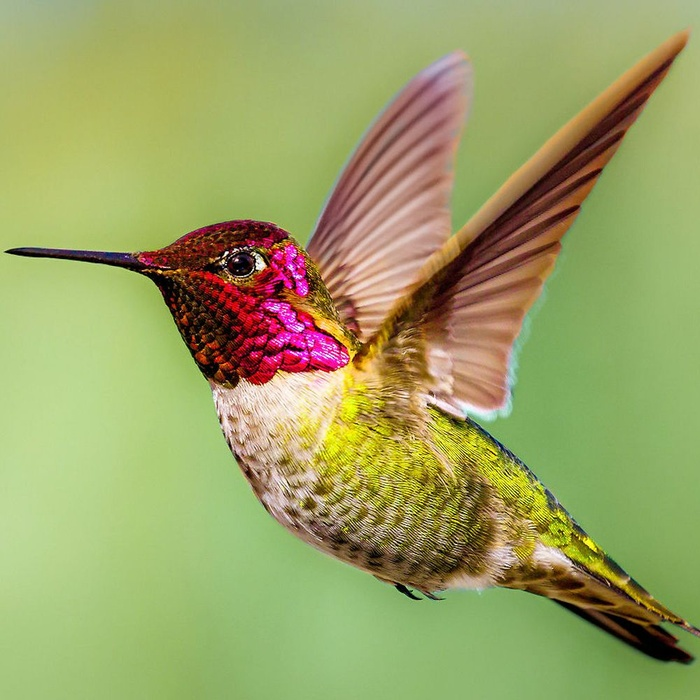
#> input picture hummingbird.jpg, 700 x 700 px, shrunk from 1000 x 1000 before the run
$ jupyter execute task1.ipynb
#> lines starting #> are read from the running program, lines starting #| are printed output that depends on the picture
## LGMVIP-DataScience
### Author: YUDHEKSHA GK
### Image to Pencil Sketch with Python
#### We need to read the image in RBG format and then convert it to a grayscale image. This will turn an image into a classic black and white photo. Then the next thing to do is invert the grayscale image also called negative image, this will be our inverted grayscale image. Inversion can be used to enhance details. Then we can finally create the pencil sketch by mixing the grayscale image with the inverted blurry image. This can be done by dividing the grayscale image by the inverted blurry image. Since images are just arrays, we can easily do this programmatically using the divide function from the cv2 library in Python.

[cell 1]
#Import the libraries
import cv2
from matplotlib import pyplot as plt

[cell 2]
#Read the image file
image=cv2.imread("hummingbird.jpg")
#> image is the input picture: shape (700, 700, 3); mean B, G, R 100.6, 162.7, 155.7
plt.imshow(image)
plt.title("Image")

[cell 3]
#Convert original image to grayscale
gray=cv2.cvtColor(image,cv2.COLOR_BGR2GRAY)
plt.imshow(gray,cmap="gray")
plt.title("Grayscale Image")

[cell 4]
#Invert the new greyscale image
inverted_gray_image=255-gray
plt.imshow(inverted_gray_image,cmap="gray")
plt.title("Inverted Greyscale Image")

[cell 5]
#Blur the inverted image using Gaussian Function in OpenCV
blurred_image=cv2.GaussianBlur(inverted_gray_image,(21,21),0)
inverted_gray_image=255-gray
plt.imshow(blurred_image,cmap="gray")
plt.title("Blurred Image")

[cell 6]
#Invert the blurred image to convert the image into pencil sketch
pencil_sketch=cv2.divide(gray,inverted_gray_image,scale=256.0)
plt.imshow(pencil_sketch,cmap="gray")
plt.title("Pencil Sketch")

### Inference: The given image of hummingbird has been converted into pencil sketch format.

[cell 7]
#Read the image file
image=cv2.imread("giraffe.jpg")
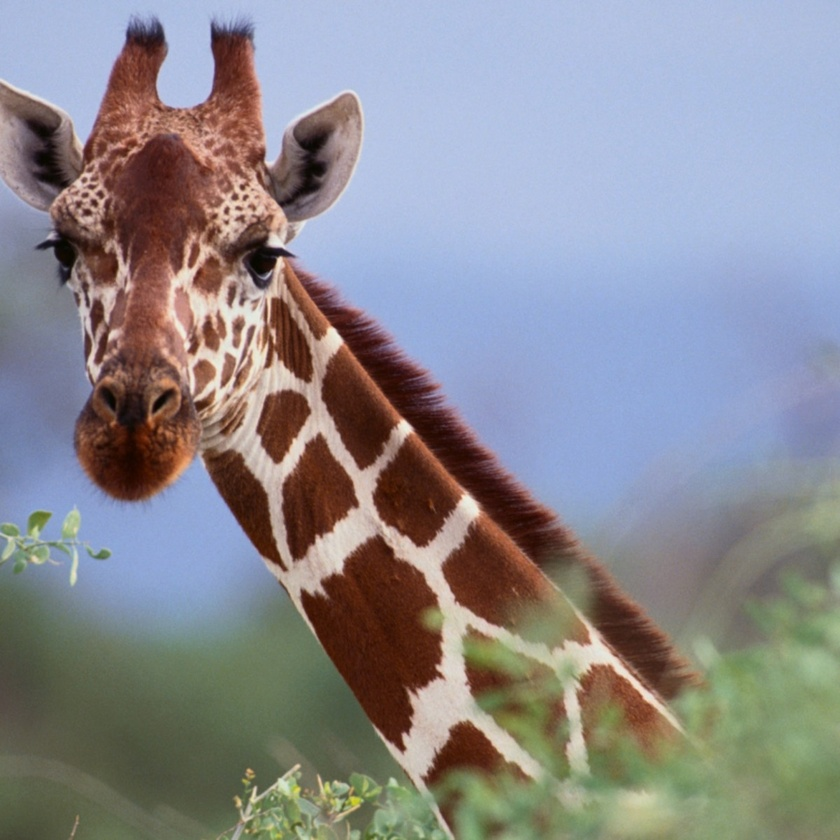
#> input picture giraffe.jpg, 840 x 840 px, shrunk from 1200 x 1200 before the run
#> image is the input picture: shape (840, 840, 3); mean B, G, R 142.8, 137.4, 138.4
plt.imshow(image)
plt.title("Image")

[cell 8]
#Convert original image to grayscale
gray=cv2.cvtColor(image,cv2.COLOR_BGR2GRAY)
#> gray: shape (840, 840)
plt.imshow(gray,cmap="gray")
plt.title("Grayscale Image")

[cell 9]
#Invert the new greyscale image
inverted_gray_image=255-gray
#> inverted_gray_image: shape (840, 840)
plt.imshow(inverted_gray_image,cmap="gray")
plt.title("Inverted Greyscale Image")

[cell 10]
#Blur the inverted image using Gaussian Function in OpenCV
blurred_image=cv2.GaussianBlur(inverted_gray_image,(21,21),0)
#> blurred_image: shape (840, 840)
inverted_gray_image=255-gray
plt.imshow(blurred_image,cmap="gray")
plt.title("Blurred Image")

[cell 11]
#Invert the blurred image to convert the image into pencil sketch
pencil_sketch=cv2.divide(gray,inverted_gray_image,scale=256.0)
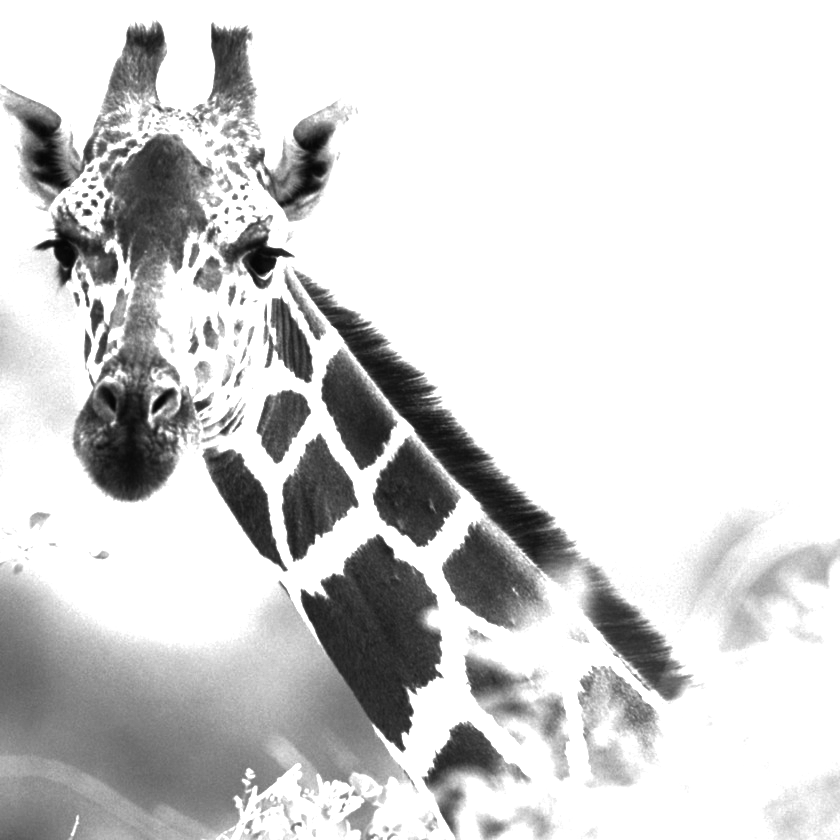
#> pencil_sketch: shape (840, 840); min 4, max 255, mean 210
plt.imshow(pencil_sketch,cmap="gray")
plt.title("Pencil Sketch")

### Inference: The given image of giraffe has been converted into pencil sketch format.

[cell 12]
#Read the image file
image=cv2.imread("dolphin.jpg")
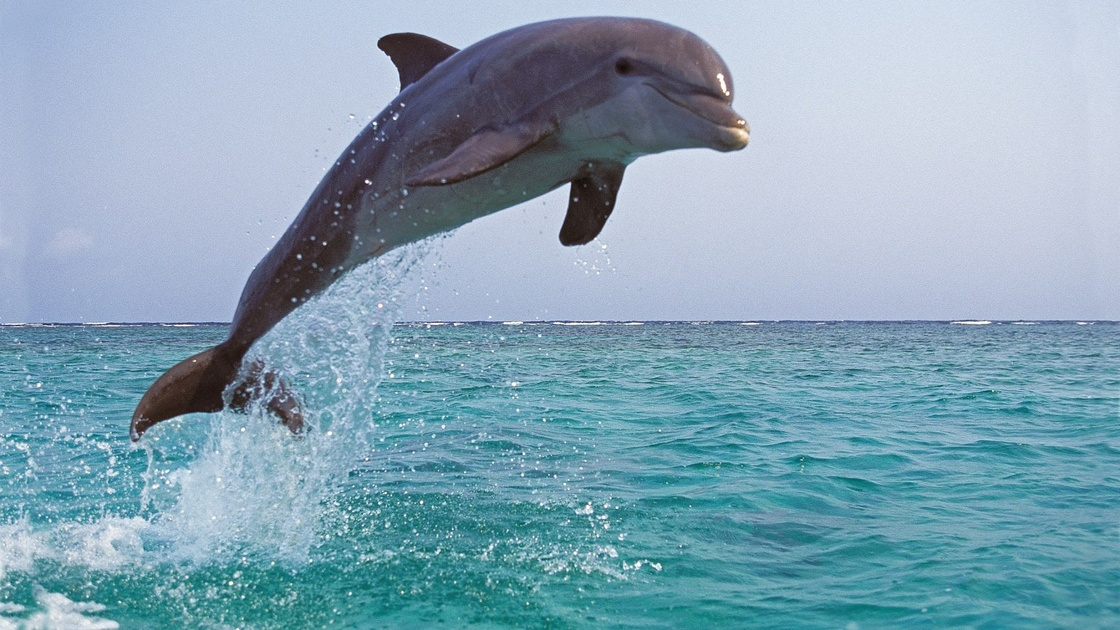
#> input picture dolphin.jpg, 1120 x 630 px, shrunk from 1600 x 900 before the run
#> image is the input picture: shape (630, 1120, 3); mean B, G, R 181.4, 164, 132.2
plt.imshow(image)
plt.title("Image")

[cell 13]
#Convert original image to grayscale
gray=cv2.cvtColor(image,cv2.COLOR_BGR2GRAY)
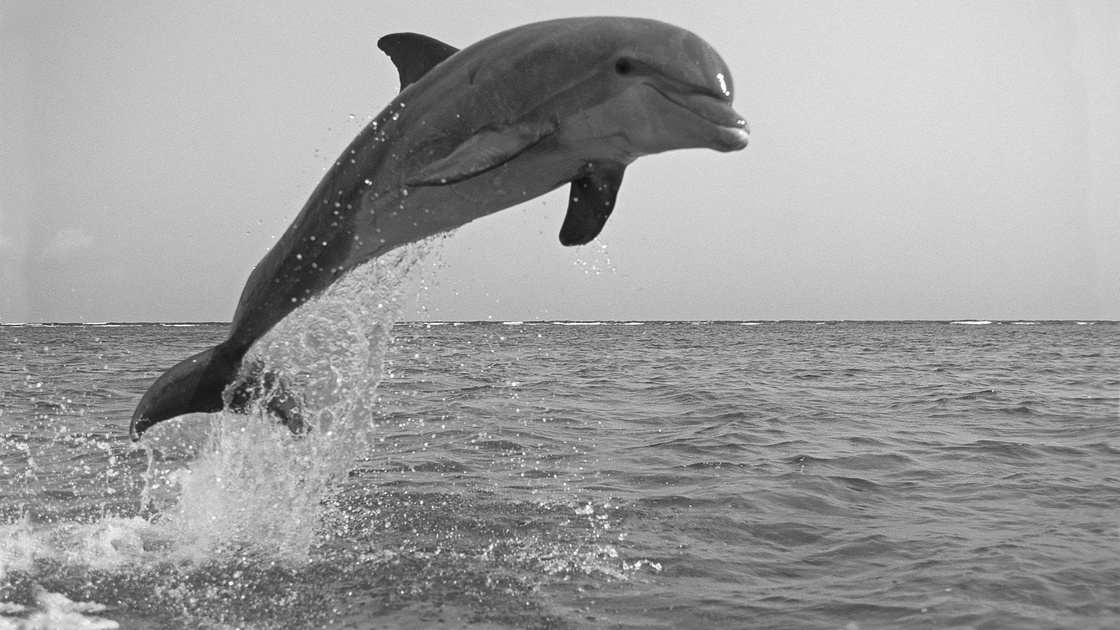
#> gray: shape (630, 1120); min 10, max 255, mean 156.4
plt.imshow(gray,cmap="gray")
plt.title("Grayscale Image")

[cell 14]
#Invert the new greyscale image
inverted_gray_image=255-gray
#> inverted_gray_image: shape (630, 1120)
plt.imshow(inverted_gray_image,cmap="gray")
plt.title("Inverted Greyscale Image")

[cell 15]
#Blur the inverted image using Gaussian Function in OpenCV
blurred_image=cv2.GaussianBlur(inverted_gray_image,(21,21),0)
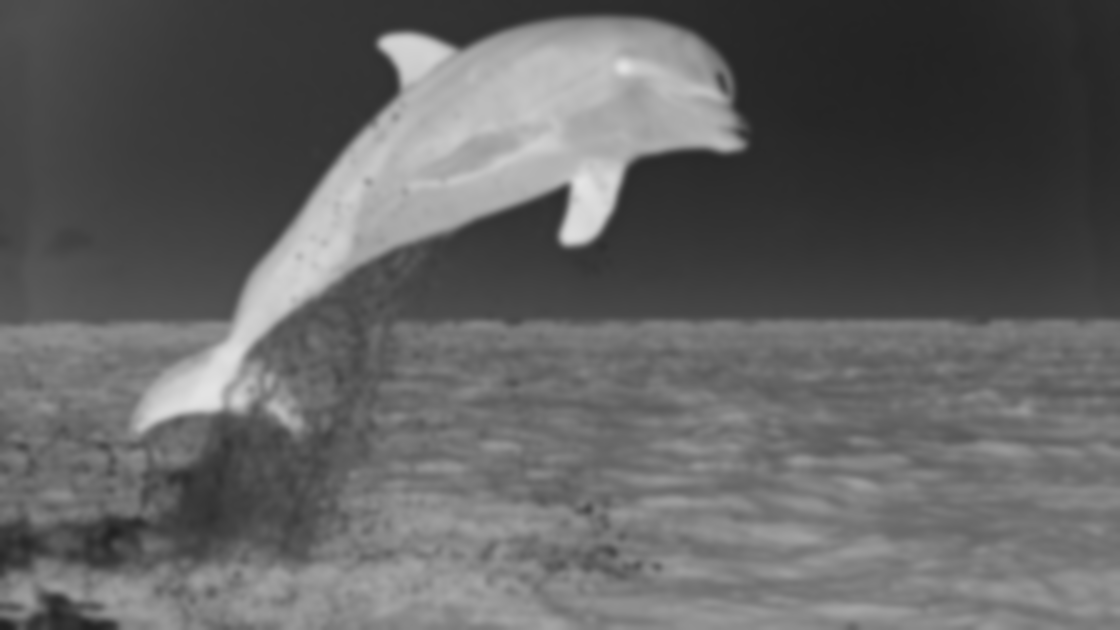
#> blurred_image: shape (630, 1120); min 32, max 228, mean 98.6
inverted_gray_image=255-gray
plt.imshow(blurred_image,cmap="gray")
plt.title("Blurred Image")

[cell 16]
#Invert the blurred image to convert the image into pencil sketch
pencil_sketch=cv2.divide(gray,inverted_gray_image,scale=256.0)
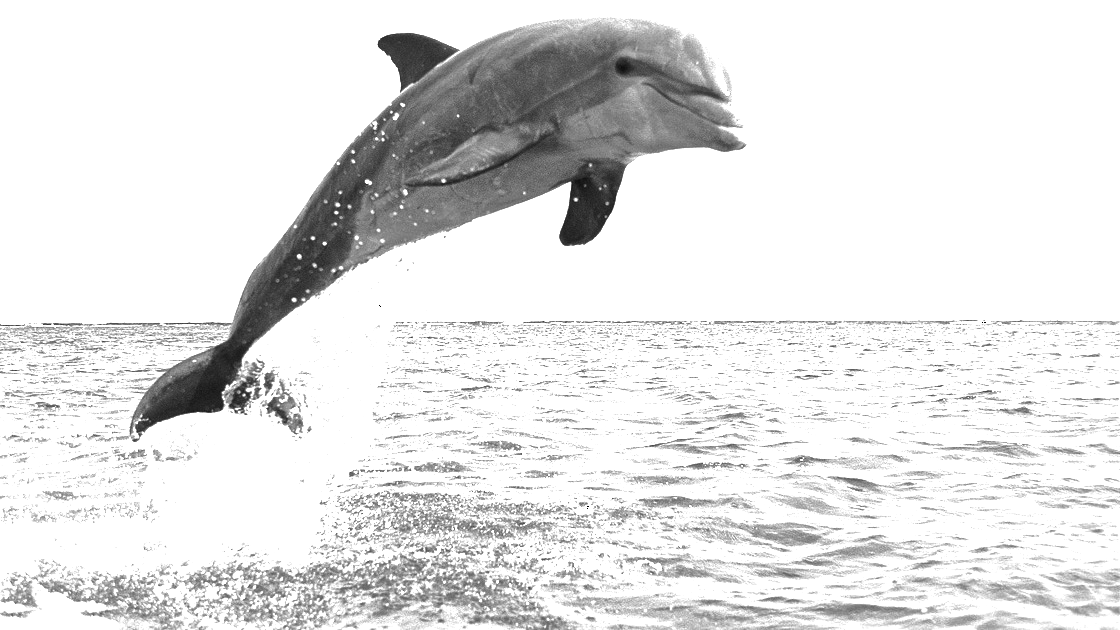
#> pencil_sketch: shape (630, 1120); min 0, max 255, mean 228.2
plt.imshow(pencil_sketch,cmap="gray")
plt.title("Pencil Sketch")
